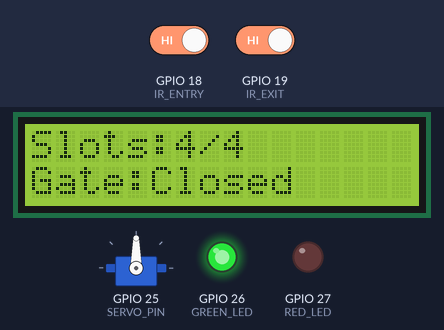
Recording of a sketch running on a simulated ESP32. Shown: servo, 16×2 character LCD, output pins drawn as LEDs (lit = HIGH). The test bench sets the inputs (shaded band); at power-on: GPIO 18 (IR_ENTRY) HIGH, GPIO 19 (IR_EXIT) HIGH. WiFi joins after 1.5 s; servers stay silent unless stated; what the sketch prints to the serial monitor is not drawn.

Above: at 2.8 s.
2.9 s: GPIO 18 (IR_ENTRY) driven LOW
At 3.2 s:
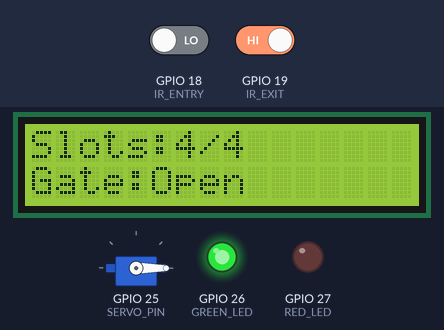
5.9 s: GPIO 19 (IR_EXIT) driven LOW
At 6.7 s:
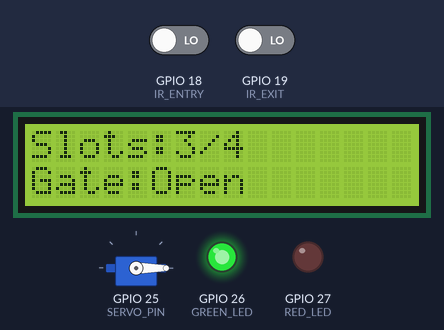
Timing chart, 0 to 9.4 s (numbered marks = the images above; inputs shaded):
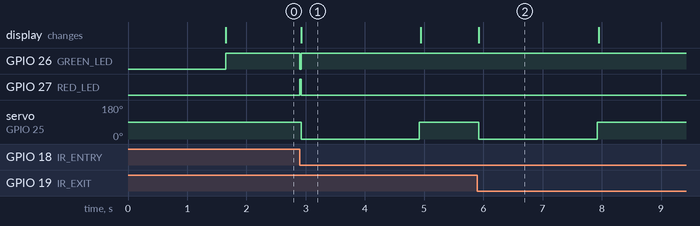

Measured:
- after the input at 2.9 s, GPIO 26 (GREEN_LED): HIGH → LOW at once, → HIGH 0.02 s later; GPIO 27 (RED_LED): LOW → HIGH at once, → LOW 0.02 s later; servo on GPIO 25 (SERVO_PIN): 90° → 0° at once, → 90° 2.0 s later; the display: changes at once (image 1)
- after the input at 5.9 s, servo on GPIO 25 (SERVO_PIN): 90° → 0° at once, → 90° 2.0 s later; the display: changes at once (image 2)
- what the display in image 1 shows lasts 2.0 s, from 2.9 s to 4.9 s

The sketch:

Smart_Parking_Code.ino
```cpp
//Eliyas Science Info www.youtube.com/c/eliyasscienceinfo
//IoT Smart Parking System
#include <WiFi.h>
#include <Wire.h>
#include <LiquidCrystal_I2C.h>
#include <WebServer.h>
#include <ESP32Servo.h>

// LCD setup (16x2 I2C)
LiquidCrystal_I2C lcd(0x27, 16, 2);

// Hardware pins
#define IR_ENTRY 18
#define IR_EXIT 19
#define SERVO_PIN 25
#define GREEN_LED 26
#define RED_LED 27

Servo barrierServo;

// WiFi credentials
const char* ssid = "Eliyas";
const char* password = "0123456789";

// Create WebServer on port 80
WebServer server(80);

int totalSlots = 4;
int availableSlots = 4;
int flagEntry = 0;
int flagExit = 0;
String gateStatus = "Closed";

// ---------------- LCD and LED functions ----------------
void updateLCD() {
  lcd.clear();
  lcd.setCursor(0, 0);
  lcd.print("Slots:");
  lcd.print(availableSlots);
  lcd.print("/");
  lcd.print(totalSlots);

  lcd.setCursor(0, 1);
  lcd.print("Gate:");
  lcd.print(gateStatus.c_str());

  // Control LEDs based on available slots
  if (availableSlots > 0) {
    digitalWrite(GREEN_LED, HIGH);
    digitalWrite(RED_LED, LOW);
  } else {
    digitalWrite(GREEN_LED, LOW);
    digitalWrite(RED_LED, HIGH);
  }
}

void showFullMessage() {
  lcd.clear();
  lcd.setCursor(2, 0);
  lcd.print("Parking FULL!");

  // Turn on red LED when full
  digitalWrite(GREEN_LED, LOW);
  digitalWrite(RED_LED, HIGH);

  delay(2000);
  updateLCD();
}

// Function to handle the /data request and send JSON response
void handleData() {
  String json = "{";
  json += "\"available\":" + String(availableSlots) + ",";
  json += "\"occupied\":" + String(totalSlots - availableSlots) + ",";
  json += "\"gate\":\"" + gateStatus + "\",";
  json += "\"occupied_slots\":[";
  int occ = totalSlots - availableSlots;
  for (int i = 1; i <= occ; i++) {
    json += String(i);
    if (i < occ) json += ",";
  }
  json += "]";
  json += "}";
  server.send(200, "application/json", json);
}

// ---------------- HTML Dashboard ----------------
String getHTML() {
  String html = R"rawliteral(
<!DOCTYPE html>
<html lang="en">
<head>
  <meta charset="UTF-8">
  <meta name="viewport" content="width=device-width, initial-scale=1.0">
  <title>IoT Smart Parking System</title>
  <script src="https://cdn.tailwindcss.com"></script>
  <style>
    @import url('https://fonts.googleapis.com/css2?family=Inter:wght@400;500;700&display=swap');
    body { font-family: 'Inter', sans-serif; }
    .glow-green { text-shadow: 0 0 5px #4ade80, 0 0 10px #4ade80; }
    .glow-red { text-shadow: 0 0 5px #f87171, 0 0 10px #f87171; }
    .glow-lime { text-shadow: 0 0 5px #a3e635, 0 0 10px #a3e635; }
    .border-glow-green { box-shadow: 0 0 10px #a3e635, 0 0 20px rgba(163,230,53,0.5); border-color: #a3e635; }
    .border-glow-red { box-shadow: 0 0 10px #f87171, 0 0 20px rgba(248,113,113,0.5); border-color: #f87171; }
    .card-bg { background-color: #161b22; }
    .body-bg { background-color: #3A0007; }
  </style>
</head>
<body class="body-bg text-white min-h-screen flex flex-col items-center justify-center p-4">

  <div class="text-center mb-8">
    <h1 class="text-4xl md:text-5xl font-extrabold text-teal-400 mb-2">IoT Smart Parking System</h1>
    <p class="text-gray-400 text-lg">Real-time parking management with ESP32</p>
  </div>

  <div class="w-full max-w-5xl mb-8">
    <div class="grid grid-cols-1 md:grid-cols-3 gap-4">

      <div class="card-bg border border-gray-700 rounded-3xl p-6 md:p-8 shadow-2xl flex flex-col items-start">
        <div class="flex items-center mb-2">
          <h2 class="text-xl font-semibold text-gray-200">Available Slots</h2>
        </div>
        <p id="available" class="text-5xl md:text-6xl font-bold text-green-400 glow-green">0</p>
        <p class="text-gray-400 text-sm mt-1">out of )rawliteral";
  html += String(totalSlots);
  html += R"rawliteral( total slots</p>
      </div>

      <div class="card-bg border border-gray-700 rounded-3xl p-6 md:p-8 shadow-2xl flex flex-col items-start">
        <div class="flex items-center mb-2">
          <h2 class="text-xl font-semibold text-gray-200">Occupied Slots</h2>
        </div>
        <p id="occupied" class="text-5xl md:text-6xl font-bold text-red-400 glow-red">0</p>
        <p class="text-gray-400 text-sm mt-1">currently parked</p>
      </div>

      <div class="card-bg border border-gray-700 rounded-3xl p-6 md:p-8 shadow-2xl flex flex-col items-start">
        <div class="flex items-center mb-2">
          <h2 class="text-xl font-semibold text-gray-200">Gate Status</h2>
        </div>
        <p id="gate" class="text-4xl md:text-5xl font-bold text-red-400 glow-red transition-colors duration-300">Closed</p>
        <p class="text-gray-400 text-sm mt-1">entry gate status</p>
      </div>

    </div>
  </div>

  <div class="w-full max-w-5xl card-bg border border-gray-700 rounded-3xl p-6 md:p-8 shadow-2xl mb-8 flex flex-col items-start">
    <div class="flex items-center mb-6">
      <h2 class="text-2xl md:text-3xl font-bold text-gray-200">Parking Layout - Real-time Status</h2>
    </div>
    <div id="slots" class="grid grid-cols-2 lg:grid-cols-4 gap-4 md:gap-6 w-full">
    </div>
  </div>

  <script>
    const totalSlots = )rawliteral" + String(totalSlots) + R"rawliteral(;
    async function updateData() {
      try {
        const response = await fetch('/data');
        const data = await response.json();

        document.getElementById("available").innerText = data.available;
        document.getElementById("occupied").innerText = data.occupied;

        const gateElement = document.getElementById("gate");
        gateElement.innerText = data.gate;
        if (data.gate === "Open") {
          gateElement.classList.remove("glow-red","text-red-400");
          gateElement.classList.add("glow-lime","text-lime-400");
        } else {
          gateElement.classList.remove("glow-lime","text-lime-400");
          gateElement.classList.add("glow-red","text-red-400");
        }

        const slotsContainer = document.getElementById("slots");
        let layoutHtml = "";
        for (let i = 1; i <= totalSlots; i++) {
          const isOccupied = data.occupied_slots.includes(i);
          const slotStatus = isOccupied ? "Occupied" : "Available";
          const slotClass = isOccupied ? "bg-red-900 border-glow-red" : "bg-green-900 border-glow-green";
          const statusSubtextClass = isOccupied ? "text-red-200" : "text-green-200";

          layoutHtml += `
            <div class="p-4 rounded-xl border-2 ${slotClass} flex flex-col items-center justify-center text-center slot">
              <div class="text-xl md:text-2xl font-bold text-gray-200">Slot ${i}</div>
              <div class="text-sm md:text-base font-semibold mt-1 ${statusSubtextClass}">${slotStatus}</div>
            </div>`;
        }
        slotsContainer.innerHTML = layoutHtml;
      } catch (e) {
        console.error("Fetch failed", e);
      }
    }
    setInterval(updateData, 2000);
    window.onload = updateData;
  </script>
</body>
</html>
)rawliteral";
  return html;
}

// ---------------- Setup ----------------
void setup() {
  Serial.begin(115200);
  pinMode(IR_ENTRY, INPUT);
  pinMode(IR_EXIT, INPUT);
  pinMode(GREEN_LED, OUTPUT); // Set LED pins as outputs
  pinMode(RED_LED, OUTPUT);

  barrierServo.attach(SERVO_PIN);
  barrierServo.write(90); // closed

  lcd.begin();
  lcd.backlight();
  lcd.clear();
  lcd.setCursor(0, 0);
  lcd.print("Smart Parking");
  lcd.setCursor(0, 1);
  lcd.print("Connecting WiFi");

  WiFi.begin(ssid, password);
  while (WiFi.status() != WL_CONNECTED) {
    delay(500);
    Serial.print(".");
  }
  Serial.println(" Connected!");
  Serial.println(WiFi.localIP());

  lcd.clear();
  lcd.setCursor(0, 0);
  lcd.print("WiFi Connected");
  lcd.setCursor(0, 1);
  lcd.print(WiFi.localIP().toString().c_str());

  updateLCD(); // Initial call to set LCD and LED state

  server.on("/", []() {
    server.send(200, "text/html", getHTML());
  });

  server.on("/data", handleData);

  server.begin();
}

// ---------------- Loop ----------------
void loop() {
  server.handleClient();

  // Entry detection
  if (digitalRead(IR_ENTRY) == LOW && flagEntry == 0) {
    flagEntry = 1;

    // Turn on the red LED when a car is first detected
    digitalWrite(GREEN_LED, LOW);
    digitalWrite(RED_LED, HIGH);

    if (availableSlots > 0) {
      gateStatus = "Open";
      updateLCD();
      barrierServo.write(0);
      delay(2000);
      barrierServo.write(90);
      gateStatus = "Closed";
      availableSlots--;
      updateLCD();
    } else {
      showFullMessage();
    }
  }

  // Logic to return to the correct LED state after the car passes
  if (digitalRead(IR_ENTRY) == HIGH && flagEntry == 1) {
    flagEntry = 0;
    updateLCD(); // This will restore the LED state based on available slots
  }

  // Exit detection
  if (digitalRead(IR_EXIT) == LOW && flagExit == 0) {
    flagExit = 1;
    if (availableSlots < totalSlots) {
      gateStatus = "Open";
      updateLCD();
      barrierServo.write(0);
      delay(2000);
      barrierServo.write(90);
      gateStatus = "Closed";
      availableSlots++;
      updateLCD();
    }
  }
  if (digitalRead(IR_EXIT) == HIGH) flagExit = 0;
}
```
